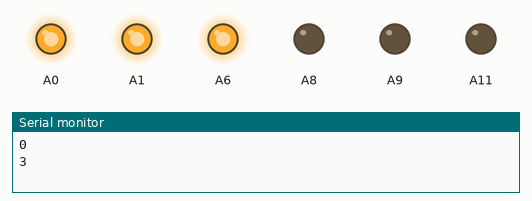
Recording of a sketch running on a simulated Arduino Mega 2560, built with avr-gcc and run on an emulated ATmega2560. On the bench: output pins drawn as LEDs (lit = HIGH), the last lines printed to the serial monitor. Random numbers use the default seed unless the sketch sets one.

Above: at 0.1 s.
At 5.1 s:
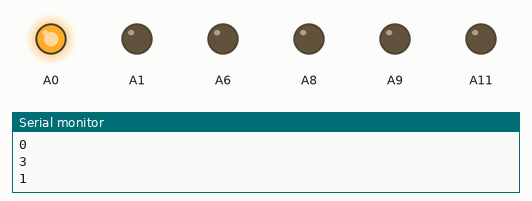
At 15.1 s:
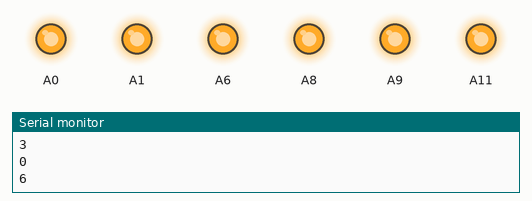
At 20.1 s:
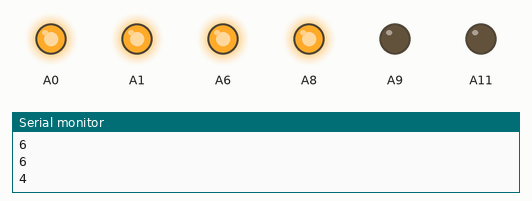
At 37.6 s:
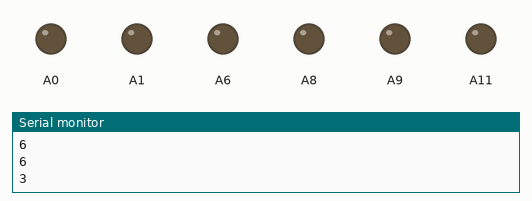
Timing chart, 0 to 39.1 s (numbered marks = the images above):
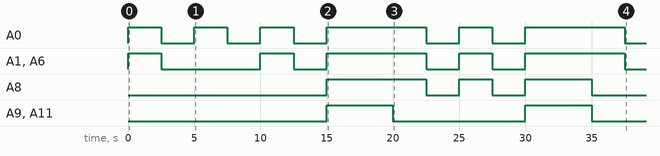

Measured:
- by itself, A0: goes 3 × (HIGH 2.5 s, LOW 2.5 s), HIGH 7.5 s, LOW 2.5 s, HIGH 2.5 s, LOW 2.5 s, HIGH 7.5 s, then LOW
- by itself, A1, A6: LOW → HIGH at 0.00 s, → LOW 2.5 s later, → HIGH 7.5 s later, → LOW 2.5 s later, … (10 changes in this stretch)
- by itself, A8: goes HIGH 7.5 s, LOW 2.5 s, HIGH 2.5 s, LOW 2.5 s, HIGH 5.0 s, then LOW
- by itself, A9, A11: alternates HIGH for 5.0 s and LOW for 10.0 s

The sketch:

LED_Generator.ino
```cpp
long randNumber;
 int analongInputRL = A0;
 int analogInputYL =  A1;
 int analogInputGL =  A6;
 int analogInputRR =  A8;
 int analogInputYR =  A9;
 int analogInputGR =  A11;

void setup() {
  // put your setup code here, to run once:
Serial.begin(9600);
  pinMode(A0, OUTPUT);
  pinMode(A1, OUTPUT);
  pinMode(A6, OUTPUT);
  pinMode(A8, OUTPUT);
  pinMode(A9, OUTPUT);
  pinMode(A11, OUTPUT);


randomSeed(analogRead(0));

}

void loop() {
  // put your main code here, to run repeatedly:

digitalWrite(A0, LOW);
    digitalWrite(A1, LOW);
    digitalWrite(A6, LOW);
    digitalWrite(A8, LOW);
    digitalWrite(A9, LOW);
    digitalWrite(A11, LOW);

  randNumber = random(0, 7);
  Serial.println(randNumber);

  if(randNumber == 1){
      digitalWrite(A0, HIGH);
      delay(2500);

      digitalWrite(A0, LOW);
      delay (2500);
  }
  else if(randNumber == 2){
      digitalWrite(A0, HIGH);
      digitalWrite(A1, HIGH);
      delay (2500);

      digitalWrite(A0,LOW);
      digitalWrite(A1,LOW);
      delay (2500);
  }
  else if(randNumber == 3){
      digitalWrite(A0, HIGH);
      digitalWrite(A1, HIGH);
      digitalWrite(A6, HIGH);
      delay(2500);

      digitalWrite(A0, LOW);
      digitalWrite(A6,LOW);
      digitalWrite(A1,LOW);
      delay (2500);
  }
  else if(randNumber == 4){
      digitalWrite(A0, HIGH);
      digitalWrite(A1, HIGH);
      digitalWrite(A8, HIGH);
      digitalWrite(A6, HIGH);
      delay(2500);

       digitalWrite(A0, LOW);
      digitalWrite(A6,LOW);
      digitalWrite(A1,LOW);
      digitalWrite(A8, LOW);
      delay(2500);


  }
  else if(randNumber == 5){
      digitalWrite(A0, HIGH);
      digitalWrite(A1, HIGH);
      digitalWrite(A8, HIGH);
      digitalWrite(A6, HIGH);
      digitalWrite(A11, HIGH);

      delay(2500);

       digitalWrite(A0, LOW);
      digitalWrite(A6,LOW);
      digitalWrite(A1,LOW);
      digitalWrite(A8, LOW);
      digitalWrite(A11, LOW);
      delay(2500);
  }
  else if(randNumber == 6){
      digitalWrite(A0, HIGH);
      digitalWrite(A6, HIGH);
      digitalWrite(A8, HIGH);
      digitalWrite(A1, HIGH);
      digitalWrite(A11, HIGH);
      digitalWrite(A9, HIGH);
      delay(2500);
  }


}
```
